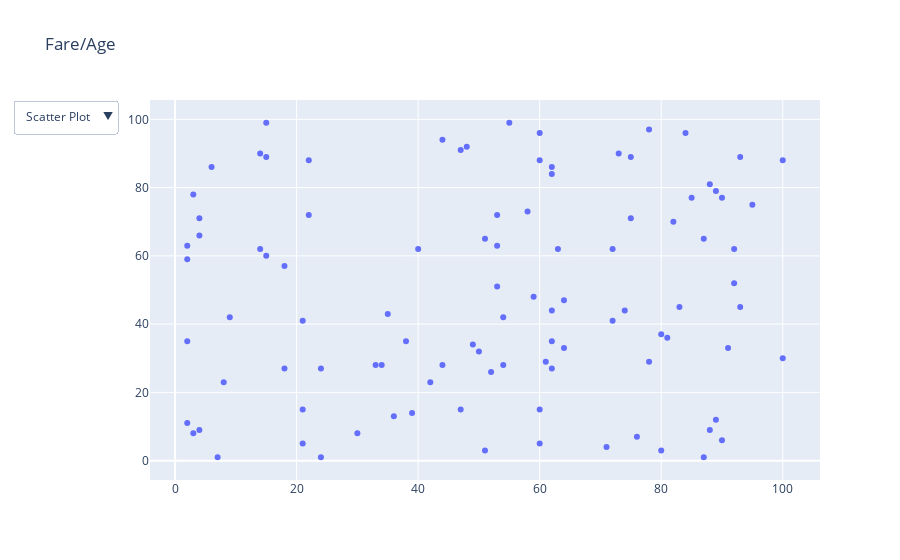

Notebook code cell kept with this figure:
### Code cell
import plotly.graph_objects as px
import numpy as np
# creating random data through randomint
# function of numpy.random
np.random.seed(42)
  
# Data to be Plotted
random_x = np.random.randint(1, 101, 100)
random_y = np.random.randint(1, 101, 100)
  
plot = px.Figure(data=[px.Scatter(
    x=random_x,
    y=random_y,
    mode='markers',)
])
# Add dropdown
plot.update_layout(title = 'Fare/Age',
    updatemenus=[
        dict(
            buttons=list([
                dict(
                    args=["type", "scatter"],
                    label="Scatter Plot",
                    method="restyle"
                ),
                dict(
                    args=["type", "bar"],
                    label="Bar Chart",
                    method="restyle"
                )
            ]),
            direction="down",
        ),
    ]
)
  
plot.show()
#train.head()

### Figure 1 — Plotly figure (JSON) as saved in the notebook; plotly's stock layout.template omitted (floating-point values rounded to 4 significant figures)
{"data": [{"mode": "markers", "type": "scatter", "x": [52, 93, 15, 72, 61, 21, 83, 87, 75, 75, 88, 100, 24, 3, 22, 53, 2, 88, 30, 38, 2, 64, 60, 21, 33, 76, 58, 22, 89, 49, 91, 59, 42, 92, 60, 80, 15, 62, 62, 47, 62, 51, 55, 64, 3, 51, 7, 21, 73, 39, 18, 4, 89, 60, 14, 9, 90, 53, 2, 84, 92, 60, 71, 44, 8, 47, 35, 78, 81, 36, 50, 4, 2, 6, 54, 4, 54, 93, 63, 18, 90, 44, 34, 74, 62, 100, 14, 95, 48, 15, 72, 78, 87, 62, 40, 85, 80, 82, 53, 24], "y": [26, 89, 60, 41, 29, 15, 45, 65, 89, 71, 9, 88, 1, 8, 88, 63, 11, 81, 8, 35, 35, 33, 5, 41, 28, 7, 73, 72, 12, 34, 33, 48, 23, 62, 88, 37, 99, 44, 86, 91, 35, 65, 99, 47, 78, 3, 1, 5, 90, 14, 27, 9, 79, 15, 90, 42, 77, 51, 63, 96, 52, 96, 4, 94, 23, 15, 43, 29, 36, 13, 32, 71, 59, 86, 28, 66, 42, 45, 62, 57, 6, 28, 28, 44, 84, 30, 62, 75, 92, 89, 62, 97, 1, 27, 62, 77, 3, 70, 72, 27]}], "layout": {"title": {"text": "Fare/Age"}, "updatemenus": [{"buttons": [{"args": ["type", "scatter"], "label": "Scatter Plot", "method": "restyle"}, {"args": ["type", "bar"], "label": "Bar Chart", "method": "restyle"}], "direction": "down"}]}}
